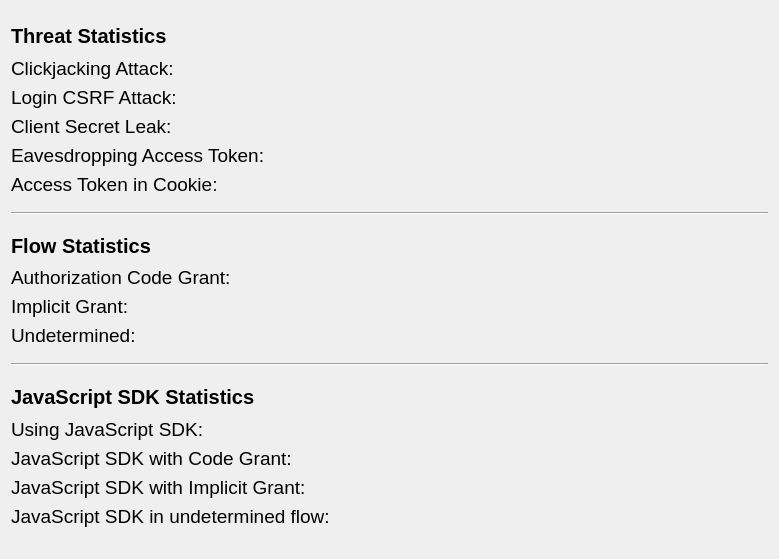
<?xml version="1.0" encoding="UTF-8"?>
<ui version="4.0">
 <class>AnalyzationStatistics</class>
 <widget class="QDialog" name="AnalyzationStatistics">
  <property name="geometry">
   <rect>
    <x>0</x>
    <y>0</y>
    <width>779</width>
    <height>559</height>
   </rect>
  </property>
  <property name="windowTitle">
   <string>Analyzation Statistics</string>
  </property>
  <layout class="QGridLayout" name="gridLayout">
   <item row="0" column="0">
    <layout class="QVBoxLayout" name="verticalLayout_4">
     <item>
      <spacer name="verticalSpacer_6">
       <property name="orientation">
        <enum>Qt::Vertical</enum>
       </property>
       <property name="sizeType">
        <enum>QSizePolicy::Fixed</enum>
       </property>
       <property name="sizeHint" stdset="0">
        <size>
         <width>20</width>
         <height>10</height>
        </size>
       </property>
      </spacer>
     </item>
     <item>
      <widget class="QLabel" name="labelThreatStatistics">
       <property name="sizePolicy">
        <sizepolicy hsizetype="Preferred" vsizetype="Preferred">
         <horstretch>0</horstretch>
         <verstretch>0</verstretch>
        </sizepolicy>
       </property>
       <property name="font">
        <font>
         <family>Ubuntu</family>
         <pointsize>15</pointsize>
         <weight>75</weight>
         <bold>true</bold>
        </font>
       </property>
       <property name="text">
        <string>Threat Statistics</string>
       </property>
      </widget>
     </item>
     <item>
      <layout class="QVBoxLayout" name="verticalLayout_3">
       <item>
        <layout class="QHBoxLayout" name="horizontalLayout_8">
         <item>
          <widget class="QLabel" name="labelDescriptionClickjacking">
           <property name="font">
            <font>
             <pointsize>14</pointsize>
            </font>
           </property>
           <property name="text">
            <string>Clickjacking Attack:</string>
           </property>
          </widget>
         </item>
         <item>
          <spacer name="horizontalSpacer_7">
           <property name="orientation">
            <enum>Qt::Horizontal</enum>
           </property>
           <property name="sizeType">
            <enum>QSizePolicy::Fixed</enum>
           </property>
           <property name="sizeHint" stdset="0">
            <size>
             <width>93</width>
             <height>20</height>
            </size>
           </property>
          </spacer>
         </item>
         <item>
          <widget class="QLabel" name="labelStatT1">
           <property name="sizePolicy">
            <sizepolicy hsizetype="MinimumExpanding" vsizetype="Fixed">
             <horstretch>0</horstretch>
             <verstretch>0</verstretch>
            </sizepolicy>
           </property>
           <property name="font">
            <font>
             <family>Ubuntu</family>
             <pointsize>12</pointsize>
            </font>
           </property>
           <property name="text">
            <string/>
           </property>
          </widget>
         </item>
        </layout>
       </item>
       <item>
        <layout class="QHBoxLayout" name="horizontalLayout_9">
         <item>
          <widget class="QLabel" name="labelDescriptionCsrf">
           <property name="font">
            <font>
             <pointsize>14</pointsize>
            </font>
           </property>
           <property name="text">
            <string>Login CSRF Attack:</string>
           </property>
          </widget>
         </item>
         <item>
          <spacer name="horizontalSpacer_6">
           <property name="orientation">
            <enum>Qt::Horizontal</enum>
           </property>
           <property name="sizeType">
            <enum>QSizePolicy::Fixed</enum>
           </property>
           <property name="sizeHint" stdset="0">
            <size>
             <width>98</width>
             <height>20</height>
            </size>
           </property>
          </spacer>
         </item>
         <item>
          <widget class="QLabel" name="labelStatT2">
           <property name="sizePolicy">
            <sizepolicy hsizetype="MinimumExpanding" vsizetype="Fixed">
             <horstretch>0</horstretch>
             <verstretch>0</verstretch>
            </sizepolicy>
           </property>
           <property name="font">
            <font>
             <family>Ubuntu</family>
             <pointsize>12</pointsize>
            </font>
           </property>
           <property name="text">
            <string/>
           </property>
          </widget>
         </item>
        </layout>
       </item>
       <item>
        <layout class="QHBoxLayout" name="horizontalLayout_10">
         <item>
          <widget class="QLabel" name="labelDescriptionSecretLeak">
           <property name="font">
            <font>
             <pointsize>14</pointsize>
            </font>
           </property>
           <property name="text">
            <string>Client Secret Leak:</string>
           </property>
          </widget>
         </item>
         <item>
          <spacer name="horizontalSpacer_5">
           <property name="orientation">
            <enum>Qt::Horizontal</enum>
           </property>
           <property name="sizeType">
            <enum>QSizePolicy::Fixed</enum>
           </property>
           <property name="sizeHint" stdset="0">
            <size>
             <width>100</width>
             <height>20</height>
            </size>
           </property>
          </spacer>
         </item>
         <item>
          <widget class="QLabel" name="labelStatT3">
           <property name="sizePolicy">
            <sizepolicy hsizetype="MinimumExpanding" vsizetype="Fixed">
             <horstretch>0</horstretch>
             <verstretch>0</verstretch>
            </sizepolicy>
           </property>
           <property name="font">
            <font>
             <family>Ubuntu</family>
             <pointsize>12</pointsize>
            </font>
           </property>
           <property name="text">
            <string/>
           </property>
          </widget>
         </item>
        </layout>
       </item>
       <item>
        <layout class="QHBoxLayout" name="horizontalLayout_11">
         <item>
          <widget class="QLabel" name="labelDescriptionTokenLeak">
           <property name="font">
            <font>
             <pointsize>14</pointsize>
            </font>
           </property>
           <property name="text">
            <string>Eavesdropping Access Token:</string>
           </property>
          </widget>
         </item>
         <item>
          <spacer name="horizontalSpacer_4">
           <property name="orientation">
            <enum>Qt::Horizontal</enum>
           </property>
           <property name="sizeType">
            <enum>QSizePolicy::Fixed</enum>
           </property>
           <property name="sizeHint" stdset="0">
            <size>
             <width>10</width>
             <height>20</height>
            </size>
           </property>
          </spacer>
         </item>
         <item>
          <widget class="QLabel" name="labelStatT4">
           <property name="sizePolicy">
            <sizepolicy hsizetype="MinimumExpanding" vsizetype="Fixed">
             <horstretch>0</horstretch>
             <verstretch>0</verstretch>
            </sizepolicy>
           </property>
           <property name="font">
            <font>
             <family>Ubuntu</family>
             <pointsize>12</pointsize>
            </font>
           </property>
           <property name="text">
            <string/>
           </property>
          </widget>
         </item>
        </layout>
       </item>
       <item>
        <layout class="QHBoxLayout" name="horizontalLayout_12">
         <item>
          <widget class="QLabel" name="labelDescriptionCookie">
           <property name="sizePolicy">
            <sizepolicy hsizetype="Fixed" vsizetype="Preferred">
             <horstretch>0</horstretch>
             <verstretch>0</verstretch>
            </sizepolicy>
           </property>
           <property name="font">
            <font>
             <pointsize>14</pointsize>
            </font>
           </property>
           <property name="text">
            <string>Access Token in Cookie:</string>
           </property>
          </widget>
         </item>
         <item>
          <spacer name="horizontalSpacer_12">
           <property name="orientation">
            <enum>Qt::Horizontal</enum>
           </property>
           <property name="sizeType">
            <enum>QSizePolicy::Fixed</enum>
           </property>
           <property name="sizeHint" stdset="0">
            <size>
             <width>60</width>
             <height>20</height>
            </size>
           </property>
          </spacer>
         </item>
         <item>
          <widget class="QLabel" name="labelStatT5">
           <property name="font">
            <font>
             <pointsize>12</pointsize>
            </font>
           </property>
           <property name="text">
            <string/>
           </property>
          </widget>
         </item>
        </layout>
       </item>
      </layout>
     </item>
     <item>
      <spacer name="verticalSpacer">
       <property name="orientation">
        <enum>Qt::Vertical</enum>
       </property>
       <property name="sizeType">
        <enum>QSizePolicy::Fixed</enum>
       </property>
       <property name="sizeHint" stdset="0">
        <size>
         <width>20</width>
         <height>10</height>
        </size>
       </property>
      </spacer>
     </item>
     <item>
      <widget class="Line" name="line">
       <property name="orientation">
        <enum>Qt::Horizontal</enum>
       </property>
      </widget>
     </item>
     <item>
      <spacer name="verticalSpacer_2">
       <property name="orientation">
        <enum>Qt::Vertical</enum>
       </property>
       <property name="sizeType">
        <enum>QSizePolicy::Fixed</enum>
       </property>
       <property name="sizeHint" stdset="0">
        <size>
         <width>20</width>
         <height>10</height>
        </size>
       </property>
      </spacer>
     </item>
     <item>
      <widget class="QLabel" name="labelFlowStatisitcs">
       <property name="font">
        <font>
         <pointsize>15</pointsize>
         <weight>75</weight>
         <bold>true</bold>
        </font>
       </property>
       <property name="text">
        <string>Flow Statistics</string>
       </property>
      </widget>
     </item>
     <item>
      <layout class="QVBoxLayout" name="verticalLayout">
       <item>
        <layout class="QHBoxLayout" name="horizontalLayout_2">
         <item>
          <widget class="QLabel" name="labelDescriptionCodeFlow">
           <property name="sizePolicy">
            <sizepolicy hsizetype="Fixed" vsizetype="Fixed">
             <horstretch>0</horstretch>
             <verstretch>0</verstretch>
            </sizepolicy>
           </property>
           <property name="font">
            <font>
             <pointsize>14</pointsize>
             <weight>50</weight>
             <bold>false</bold>
            </font>
           </property>
           <property name="text">
            <string>Authorization Code Grant:</string>
           </property>
          </widget>
         </item>
         <item>
          <spacer name="horizontalSpacer">
           <property name="orientation">
            <enum>Qt::Horizontal</enum>
           </property>
           <property name="sizeType">
            <enum>QSizePolicy::Fixed</enum>
           </property>
           <property name="sizeHint" stdset="0">
            <size>
             <width>10</width>
             <height>20</height>
            </size>
           </property>
          </spacer>
         </item>
         <item>
          <widget class="QLabel" name="labelCodeFlow">
           <property name="sizePolicy">
            <sizepolicy hsizetype="Preferred" vsizetype="Fixed">
             <horstretch>0</horstretch>
             <verstretch>0</verstretch>
            </sizepolicy>
           </property>
           <property name="font">
            <font>
             <pointsize>12</pointsize>
            </font>
           </property>
           <property name="text">
            <string/>
           </property>
          </widget>
         </item>
        </layout>
       </item>
       <item>
        <layout class="QHBoxLayout" name="horizontalLayout">
         <item>
          <widget class="QLabel" name="labelDescriptionImplicitFlow">
           <property name="sizePolicy">
            <sizepolicy hsizetype="Fixed" vsizetype="Fixed">
             <horstretch>0</horstretch>
             <verstretch>0</verstretch>
            </sizepolicy>
           </property>
           <property name="font">
            <font>
             <pointsize>14</pointsize>
             <weight>50</weight>
             <bold>false</bold>
            </font>
           </property>
           <property name="text">
            <string>Implicit Grant:</string>
           </property>
          </widget>
         </item>
         <item>
          <spacer name="horizontalSpacer_2">
           <property name="orientation">
            <enum>Qt::Horizontal</enum>
           </property>
           <property name="sizeType">
            <enum>QSizePolicy::Fixed</enum>
           </property>
           <property name="sizeHint" stdset="0">
            <size>
             <width>115</width>
             <height>20</height>
            </size>
           </property>
          </spacer>
         </item>
         <item>
          <widget class="QLabel" name="labelImplicitFlow">
           <property name="sizePolicy">
            <sizepolicy hsizetype="Preferred" vsizetype="Fixed">
             <horstretch>0</horstretch>
             <verstretch>0</verstretch>
            </sizepolicy>
           </property>
           <property name="font">
            <font>
             <pointsize>12</pointsize>
            </font>
           </property>
           <property name="text">
            <string/>
           </property>
          </widget>
         </item>
        </layout>
       </item>
       <item>
        <layout class="QHBoxLayout" name="horizontalLayout_3">
         <item>
          <widget class="QLabel" name="labelDescriptionFlowUndetermined">
           <property name="sizePolicy">
            <sizepolicy hsizetype="Fixed" vsizetype="Fixed">
             <horstretch>0</horstretch>
             <verstretch>0</verstretch>
            </sizepolicy>
           </property>
           <property name="font">
            <font>
             <pointsize>14</pointsize>
            </font>
           </property>
           <property name="text">
            <string>Undetermined:</string>
           </property>
          </widget>
         </item>
         <item>
          <spacer name="horizontalSpacer_3">
           <property name="orientation">
            <enum>Qt::Horizontal</enum>
           </property>
           <property name="sizeType">
            <enum>QSizePolicy::Fixed</enum>
           </property>
           <property name="sizeHint" stdset="0">
            <size>
             <width>108</width>
             <height>20</height>
            </size>
           </property>
          </spacer>
         </item>
         <item>
          <widget class="QLabel" name="labelFlowUndetermined">
           <property name="sizePolicy">
            <sizepolicy hsizetype="Preferred" vsizetype="Fixed">
             <horstretch>0</horstretch>
             <verstretch>0</verstretch>
            </sizepolicy>
           </property>
           <property name="font">
            <font>
             <pointsize>12</pointsize>
            </font>
           </property>
           <property name="text">
            <string/>
           </property>
          </widget>
         </item>
        </layout>
       </item>
      </layout>
     </item>
     <item>
      <spacer name="verticalSpacer_3">
       <property name="orientation">
        <enum>Qt::Vertical</enum>
       </property>
       <property name="sizeType">
        <enum>QSizePolicy::Fixed</enum>
       </property>
       <property name="sizeHint" stdset="0">
        <size>
         <width>20</width>
         <height>10</height>
        </size>
       </property>
      </spacer>
     </item>
     <item>
      <widget class="Line" name="line_2">
       <property name="orientation">
        <enum>Qt::Horizontal</enum>
       </property>
      </widget>
     </item>
     <item>
      <spacer name="verticalSpacer_5">
       <property name="orientation">
        <enum>Qt::Vertical</enum>
       </property>
       <property name="sizeType">
        <enum>QSizePolicy::Fixed</enum>
       </property>
       <property name="sizeHint" stdset="0">
        <size>
         <width>20</width>
         <height>10</height>
        </size>
       </property>
      </spacer>
     </item>
     <item>
      <widget class="QLabel" name="labelSdkStatistics">
       <property name="font">
        <font>
         <pointsize>15</pointsize>
         <weight>75</weight>
         <bold>true</bold>
        </font>
       </property>
       <property name="text">
        <string>JavaScript SDK Statistics</string>
       </property>
      </widget>
     </item>
     <item>
      <layout class="QVBoxLayout" name="verticalLayout_2">
       <item>
        <layout class="QHBoxLayout" name="horizontalLayout_5">
         <item>
          <widget class="QLabel" name="labelUsingSdk">
           <property name="sizePolicy">
            <sizepolicy hsizetype="Fixed" vsizetype="Fixed">
             <horstretch>0</horstretch>
             <verstretch>0</verstretch>
            </sizepolicy>
           </property>
           <property name="font">
            <font>
             <pointsize>14</pointsize>
            </font>
           </property>
           <property name="text">
            <string>Using JavaScript SDK:</string>
           </property>
          </widget>
         </item>
         <item>
          <spacer name="horizontalSpacer_8">
           <property name="orientation">
            <enum>Qt::Horizontal</enum>
           </property>
           <property name="sizeType">
            <enum>QSizePolicy::Fixed</enum>
           </property>
           <property name="sizeHint" stdset="0">
            <size>
             <width>144</width>
             <height>20</height>
            </size>
           </property>
          </spacer>
         </item>
         <item>
          <widget class="QLabel" name="labelPercentSdk">
           <property name="sizePolicy">
            <sizepolicy hsizetype="Preferred" vsizetype="Fixed">
             <horstretch>0</horstretch>
             <verstretch>0</verstretch>
            </sizepolicy>
           </property>
           <property name="font">
            <font>
             <pointsize>12</pointsize>
            </font>
           </property>
           <property name="text">
            <string/>
           </property>
          </widget>
         </item>
        </layout>
       </item>
       <item>
        <layout class="QHBoxLayout" name="horizontalLayout_6">
         <item>
          <widget class="QLabel" name="labelSdkCode">
           <property name="sizePolicy">
            <sizepolicy hsizetype="Fixed" vsizetype="Fixed">
             <horstretch>0</horstretch>
             <verstretch>0</verstretch>
            </sizepolicy>
           </property>
           <property name="font">
            <font>
             <pointsize>14</pointsize>
            </font>
           </property>
           <property name="text">
            <string>JavaScript SDK with Code Grant:</string>
           </property>
          </widget>
         </item>
         <item>
          <spacer name="horizontalSpacer_9">
           <property name="orientation">
            <enum>Qt::Horizontal</enum>
           </property>
           <property name="sizeType">
            <enum>QSizePolicy::Fixed</enum>
           </property>
           <property name="sizeHint" stdset="0">
            <size>
             <width>53</width>
             <height>20</height>
            </size>
           </property>
          </spacer>
         </item>
         <item>
          <widget class="QLabel" name="labelPercentSdkCode">
           <property name="sizePolicy">
            <sizepolicy hsizetype="Preferred" vsizetype="Fixed">
             <horstretch>0</horstretch>
             <verstretch>0</verstretch>
            </sizepolicy>
           </property>
           <property name="font">
            <font>
             <pointsize>12</pointsize>
            </font>
           </property>
           <property name="text">
            <string/>
           </property>
          </widget>
         </item>
        </layout>
       </item>
       <item>
        <layout class="QHBoxLayout" name="horizontalLayout_7">
         <item>
          <widget class="QLabel" name="labelSdkImplicit">
           <property name="sizePolicy">
            <sizepolicy hsizetype="Fixed" vsizetype="Fixed">
             <horstretch>0</horstretch>
             <verstretch>0</verstretch>
            </sizepolicy>
           </property>
           <property name="font">
            <font>
             <pointsize>14</pointsize>
            </font>
           </property>
           <property name="text">
            <string>JavaScript SDK with Implicit Grant:</string>
           </property>
          </widget>
         </item>
         <item>
          <spacer name="horizontalSpacer_10">
           <property name="orientation">
            <enum>Qt::Horizontal</enum>
           </property>
           <property name="sizeType">
            <enum>QSizePolicy::Fixed</enum>
           </property>
           <property name="sizeHint" stdset="0">
            <size>
             <width>35</width>
             <height>20</height>
            </size>
           </property>
          </spacer>
         </item>
         <item>
          <widget class="QLabel" name="labelPercentSdkImplicit">
           <property name="sizePolicy">
            <sizepolicy hsizetype="Preferred" vsizetype="Fixed">
             <horstretch>0</horstretch>
             <verstretch>0</verstretch>
            </sizepolicy>
           </property>
           <property name="font">
            <font>
             <pointsize>12</pointsize>
            </font>
           </property>
           <property name="text">
            <string/>
           </property>
          </widget>
         </item>
        </layout>
       </item>
       <item>
        <layout class="QHBoxLayout" name="horizontalLayout_4">
         <item>
          <widget class="QLabel" name="labelSdkUndetermined">
           <property name="sizePolicy">
            <sizepolicy hsizetype="Fixed" vsizetype="Fixed">
             <horstretch>0</horstretch>
             <verstretch>0</verstretch>
            </sizepolicy>
           </property>
           <property name="font">
            <font>
             <pointsize>14</pointsize>
            </font>
           </property>
           <property name="text">
            <string>JavaScript SDK in undetermined flow:</string>
           </property>
          </widget>
         </item>
         <item>
          <spacer name="horizontalSpacer_11">
           <property name="orientation">
            <enum>Qt::Horizontal</enum>
           </property>
           <property name="sizeType">
            <enum>QSizePolicy::Fixed</enum>
           </property>
           <property name="sizeHint" stdset="0">
            <size>
             <width>10</width>
             <height>20</height>
            </size>
           </property>
          </spacer>
         </item>
         <item>
          <widget class="QLabel" name="labelPercentSdkUndetermined">
           <property name="sizePolicy">
            <sizepolicy hsizetype="Preferred" vsizetype="Fixed">
             <horstretch>0</horstretch>
             <verstretch>0</verstretch>
            </sizepolicy>
           </property>
           <property name="font">
            <font>
             <pointsize>12</pointsize>
            </font>
           </property>
           <property name="text">
            <string/>
           </property>
          </widget>
         </item>
        </layout>
       </item>
       <item>
        <spacer name="verticalSpacer_4">
         <property name="orientation">
          <enum>Qt::Vertical</enum>
         </property>
         <property name="sizeType">
          <enum>QSizePolicy::Fixed</enum>
         </property>
         <property name="sizeHint" stdset="0">
          <size>
           <width>20</width>
           <height>10</height>
          </size>
         </property>
        </spacer>
       </item>
      </layout>
     </item>
    </layout>
   </item>
   <item row="1" column="0">
    <spacer name="verticalSpacer_7">
     <property name="orientation">
      <enum>Qt::Vertical</enum>
     </property>
     <property name="sizeType">
      <enum>QSizePolicy::Fixed</enum>
     </property>
     <property name="sizeHint" stdset="0">
      <size>
       <width>20</width>
       <height>10</height>
      </size>
     </property>
    </spacer>
   </item>
  </layout>
 </widget>
 <resources/>
 <connections/>
</ui>
